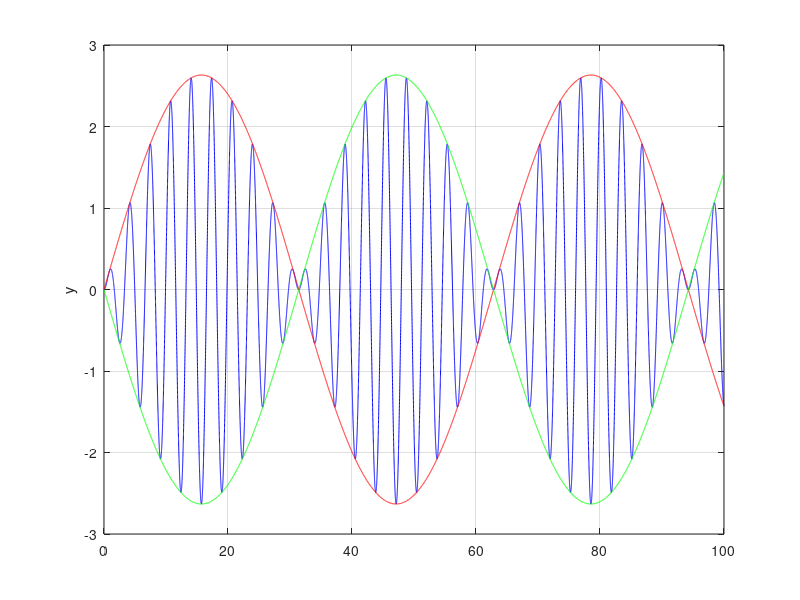

Write MATLAB code to recreate this figure.
function l6e4a
omega0 = 2; c = 0; omega = 1.8;C=1/abs(omega0^2-omega^2);
param = [omega0,c,omega];
t0 = 0; y0 = 0; v0 = 0; Y0 = [y0;v0]; tf = 100;
options = odeset('AbsTol',1e-10,'relTol',1e-10);
[t,Y] = ode45(@f,[t0,tf],Y0,options,param);
y = Y(:,1); v = Y(:,2);
A=2*C*sin(.5*(omega0-omega)*t);
figure(1)
plot(t,y,'b-',t,A,'r-',t,-A,'g-'); ylabel('y'); grid on;
t1 = 25; i = find(t>t1);
C = (max(Y(i,1))-min(Y(i,1)))/2;
disp(['computed amplitude of forced oscillation = ' num2str(C)]);
Ctheory = 1/sqrt((omega0^2-omega^2)^2+(c*omega)^2);
disp(['theoretical amplitude = ' num2str(Ctheory)]);
function dYdt = f(t,Y,param)
y = Y(1); v = Y(2);
omega0 = param(1); c = param(2); omega = param(3);
dYdt = [ v ; cos(omega*t)-omega0^2*y-c*v ];